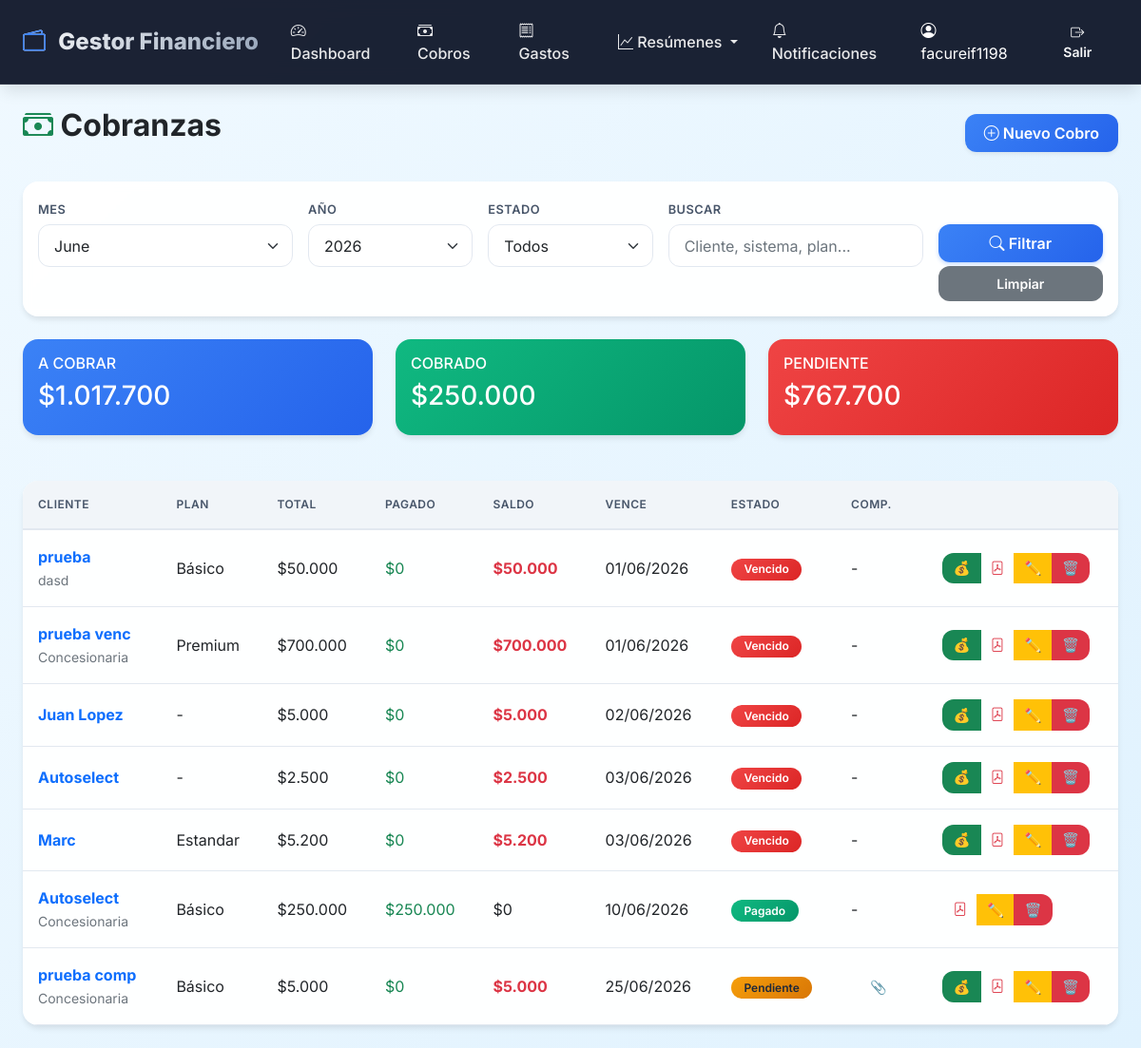
Page /cobros/ (signed in) on the committed database.
### finances/models.py (models this page shows, shortened)
class Cobro(models.Model):
    ESTADO_CHOICES = [
        ('pendiente', 'Pendiente'),
        ('pagado', 'Pagado'),
        ('parcial', 'Pago Parcial'),
        ('vencido', 'Vencido'),
        ('cancelado', 'Cancelado'),
    ]
    FORMA_PAGO_CHOICES = [
        ('transferencia', 'Transferencia'),
        ('efectivo', 'Efectivo'),
        ('cheque', 'Cheque'),
        ('debito_automatico', 'Débito Automático'),
        ('otro', 'Otro'),
    ]
    PERIODICIDAD_CHOICES = [
        ('unico', 'Único'),
        ('semanal', 'Semanal'),
        ('quincenal', 'Quincenal'),
        ('mensual', 'Mensual'),
        ('bimestral', 'Bimestral'),
        ('trimestral', 'Trimestral'),
        ('semestral', 'Semestral'),
        ('anual', 'Anual'),
    ]
    usuario = models.ForeignKey(User, on_delete=models.CASCADE, null=True, blank=True)
    nombre_cliente = models.CharField(max_length=200, verbose_name='Cliente/Empresa')
    cliente = models.ForeignKey(Cliente, on_delete=models.SET_NULL, null=True, blank=True,
                           verbose_name='Cliente (opcional)', related_name='cobros')
    sistema = models.CharField(max_length=200, blank=True, verbose_name='Sistema',
                               help_text='Ej: Sistema de Concesionaria')
    plan = models.CharField(max_length=100, blank=True, verbose_name='Plan',
                           help_text='Ej: Básico, Premium')
    monto_total = models.DecimalField(max_digits=12, decimal_places=2, verbose_name='Monto a cobrar')
    monto_pagado = models.DecimalField(max_digits=12, decimal_places=2, default=0, verbose_name='Monto pagado')
    saldo = models.DecimalField(max_digits=12, decimal_places=2, default=0, verbose_name='Saldo pendiente')
    fecha_emision = models.DateField(default=timezone.now, verbose_name='Fecha de emisión')
    fecha_vencimiento = models.DateField(verbose_name='Fecha de vencimiento')
    fecha_pago = models.DateField(null=True, blank=True, verbose_name='Fecha de pago')
    estado = models.CharField(max_length=15, choices=ESTADO_CHOICES, default='pendiente')
    forma_pago = models.CharField(max_length=20, choices=FORMA_PAGO_CHOICES, default='transferencia')
    comprobante = models.FileField(upload_to='comprobantes/%Y/%m/', null=True, blank=True,
                                   verbose_name='Comprobante')
    es_recurrente = models.BooleanField(default=True, verbose_name='Es recurrente')
    periodicidad = models.CharField(max_length=20, choices=PERIODICIDAD_CHOICES, default='mensual')
    observaciones = models.TextField(blank=True)
    creado = models.DateTimeField(auto_now_add=True)
    actualizado = models.DateTimeField(auto_now=True)
    meses_a_generar = models.IntegerField(default=1, verbose_name='Meses a generar',
                                         help_text='Cantidad de meses a generar por adelantado')
    ajuste_precio_cada = models.IntegerField(default=0, verbose_name='Ajuste de precio cada N meses',
                                            help_text='0 = sin ajuste, 3 = cada 3 meses')
    porcentaje_ajuste = models.DecimalField(max_digits=5, decimal_places=2, default=0,
                                           verbose_name='% de ajuste',
                                           help_text='Porcentaje de aumento (ej: 10 para 10%)')
    class Meta:
        ordering = ['-fecha_vencimiento']
        verbose_name = 'Cobro'
        verbose_name_plural = 'Cobros'

### finances/views.py (the view)
# urls.py: path('cobros/', views.lista_cobros, name='lista_cobros'),
@login_required
def lista_cobros(request):
    actualizar_cobros_vencidos()
    hoy = hoy_local()
    mes = request.GET.get('mes', hoy.month)
    año = request.GET.get('año', hoy.year)
    estado = request.GET.get('estado', '')
    buscar = request.GET.get('buscar', '')
    cobros = Cobro.objects.filter(usuario=request.user)
    if mes:
        mes = int(mes)
        if año:
            año = int(año)
            cobros = cobros.filter(fecha_vencimiento__month=mes, fecha_vencimiento__year=año)
    elif año:
        año = int(año)
        cobros = cobros.filter(fecha_vencimiento__year=año)
    if estado:
        cobros = cobros.filter(estado=estado)
    if buscar:
        cobros = cobros.filter(
            Q(nombre_cliente__icontains=buscar) |
            Q(sistema__icontains=buscar) |
            Q(plan__icontains=buscar)
        )
    cobros = cobros.order_by('fecha_vencimiento')
    totales = cobros.aggregate(
        total=Sum('monto_total'),
        pagado=Sum('monto_pagado'),
        pendiente=Sum('saldo')
    )
    context = {
        'cobros': cobros,
        'totales': totales,
        'meses': [(i, calendar.month_name[i]) for i in range(1, 13)],
        'años': range(2024, hoy.year + 2),
        'filtros': {
            'mes': int(mes) if mes else '',
            'año': int(año) if año else '',
            'estado': estado,
            'buscar': buscar,
        },
    }
    return render(request, 'finances/lista_cobros.html', context)

### finances/templates/finances/lista_cobros.html (shortened to what this page needs)
{% extends 'finances/base.html' %}
{% load humanize %}
{% block content %}
<div class="d-flex justify-content-between align-items-center mb-4">
    <div>
        <h2 class="fw-bold mb-0">
            <i class="bi bi-cash-stack text-success"></i> Cobranzas
        </h2>
    </div>
    <a href="{% url 'crear_cobro' %}" class="btn btn-primary shadow-sm">
        <i class="bi bi-plus-circle"></i> Nuevo Cobro
    </a>
</div>
<div class="card mb-4">
    <div class="card-body">
        <form method="GET" class="row g-3">
            <div class="col-md-3">
                <label class="form-label">Mes</label>
                <select name="mes" class="form-select">
                    {% for num, nombre in meses %}
                    <option value="{{ num }}" {% if filtros.mes == num %}selected{% endif %}>{{ nombre }}</option>
                    {% endfor %}
                </select>
            </div>
            <div class="col-md-2">
                <label class="form-label">Año</label>
                <select name="año" class="form-select">
                    {% for año in años %}
                    <option value="{{ año }}" {% if filtros.año == año %}selected{% endif %}>{{ año }}</option>
                    {% endfor %}
                </select>
            </div>
            <div class="col-md-2">
                <label class="form-label">Estado</label>
                <select name="estado" class="form-select">
                    <option value="">Todos</option>
                </select>
            </div>
            <div class="col-md-3">
                <label class="form-label">Buscar</label>
                <input type="text" name="buscar" class="form-control"
                       value="{{ filtros.buscar }}" placeholder="Cliente, sistema, plan...">
            </div>
            <div class="col-md-2">
                <label class="form-label">&nbsp;</label>
                <div class="d-grid gap-1">
                    <button type="submit" class="btn btn-primary">
                        <i class="bi bi-search"></i> Filtrar
                    </button>
                    <a href="{% url 'lista_cobros' %}" class="btn btn-secondary btn-sm">Limpiar</a>
                </div>
            </div>
        </form>
    </div>
</div>
<div class="row g-4 mb-4">
    <div class="col-md-4">
        <div class="card text-white" style="background: linear-gradient(135deg, #3b82f6, #2563eb);">
            <div class="card-body">
                <h6>A COBRAR</h6>
                <h3>${{ totales.total|default:0|floatformat:0|intcomma }}</h3>
            </div>
        </div>
    </div>
    <div class="col-md-4">
        <div class="card text-white" style="background: linear-gradient(135deg, #10b981, #059669);">
            <div class="card-body">
                <h6>COBRADO</h6>
                <h3>${{ totales.pagado|default:0|floatformat:0|intcomma }}</h3>
            </div>
        </div>
    </div>
    <div class="col-md-4">
        <div class="card text-white" style="background: linear-gradient(135deg, #ef4444, #dc2626);">
            <div class="card-body">
                <h6>PENDIENTE</h6>
                <h3>${{ totales.pendiente|default:0|floatformat:0|intcomma }}</h3>
            </div>
        </div>
    </div>
</div>
<div class="card">
    <div class="card-body p-0">
        <div class="table-responsive">
            <table class="table table-hover mb-0">
                <thead>
                    <tr>
                        <th>Cliente</th>
                        <th>Plan</th>
                        <th>Total</th>
                        <th>Pagado</th>
                        <th>Saldo</th>
                        <th>Vence</th>
                        <th>Estado</th>
                        <th>Comp.</th>
                        <th></th>
                    </tr>
                </thead>
                <tbody>
                    {% for cobro in cobros %}
                    <tr>
                        <td>
                            <a href="{% url 'historial_cliente' cobro.nombre_cliente %}" class="text-decoration-none fw-bold">
                                {{ cobro.nombre_cliente }}
                            </a>
                            <br><small class="text-muted">{{ cobro.sistema }}</small>
                        </td>
                        <td>{{ cobro.plan|default:"-" }}</td>
                        <td>${{ cobro.monto_total|floatformat:0|intcomma }}</td>
                        <td class="text-success">${{ cobro.monto_pagado|floatformat:0|intcomma }}</td>
                        <td class="{% if cobro.saldo > 0 %}text-danger fw-bold{% endif %}">
                            ${{ cobro.saldo|floatformat:0|intcomma }}
                        </td>
                        <td>{{ cobro.fecha_vencimiento|date:"d/m/Y" }}</td>
                        <td>
                            {% if cobro.estado == 'pagado' %}<span class="badge bg-success">Pagado</span>
                            {% elif cobro.estado == 'pendiente' %}<span class="badge bg-warning text-dark">Pendiente</span>
                            {% elif cobro.estado == 'parcial' %}<span class="badge bg-info">Parcial</span>
                            {% elif cobro.estado == 'vencido' %}<span class="badge bg-danger">Vencido</span>{% endif %}
                        </td>
                        <td>
                            {% if cobro.comprobante %}
                                <a href="{{ cobro.comprobante.url }}" target="_blank" class="btn btn-sm btn-outline-info">📎</a>
                            {% else %}-{% endif %}
                        </td>
                        <td>
                            <div class="btn-group">
                                {% if cobro.saldo > 0 %}
                                <a href="{% url 'registrar_pago' cobro.id %}" class="btn btn-sm btn-success" title="Registrar pago">💰</a>
                                {% endif %}
                                <a href="{% url 'comprobante_pdf' cobro.id %}" class="btn btn-sm btn-outline-danger" title="Descargar comprobante PDF">
                                    <i class="bi bi-file-pdf"></i>
                                </a>
                                <a href="{% url 'editar_cobro' cobro.id %}" class="btn btn-sm btn-warning" title="Editar">✏️</a>
                                <a href="{% url 'eliminar_cobro' cobro.id %}" class="btn btn-sm btn-danger" title="Eliminar"
                                onclick="return confirm('¿Eliminar?')">🗑️</a>
                            </div>
                        </td>
                    </tr>
                    {% endfor %}
                </tbody>
            </table>
        </div>
    </div>
</div>
{% endblock %}

### finances/templates/finances/base.html (shortened to what this page needs)
<!DOCTYPE html>
<html lang="es">
<head>
    <link href="https://cdn.jsdelivr.net/npm/bootstrap@5.1.3/dist/css/bootstrap.min.css" rel="stylesheet">
    <link rel="stylesheet" href="https://cdn.jsdelivr.net/npm/bootstrap-icons@1.8.1/font/bootstrap-icons.css">
</head>
<body>
    <nav class="navbar navbar-expand-lg navbar-dark mb-4">
        <div class="container">
            <a class="navbar-brand" href="{% url 'dashboard' %}">
                <i class="bi bi-wallet2"></i> Gestor Financiero
            </a>
            <div class="collapse navbar-collapse" id="navbarNav">
                <ul class="navbar-nav me-auto">
                    <li class="nav-item">
                        <a class="nav-link" href="{% url 'dashboard' %}">
                            <i class="bi bi-speedometer2"></i> Dashboard
                        </a>
                    </li>
                    <li class="nav-item">
                        <a class="nav-link" href="{% url 'lista_cobros' %}">
                            <i class="bi bi-cash-stack"></i> Cobros
                        </a>
                    </li>
                    <li class="nav-item">
                        <a class="nav-link" href="{% url 'lista_gastos' %}">
                            <i class="bi bi-receipt"></i> Gastos
                        </a>
                    </li>
                    <li class="nav-item dropdown">
                        <a class="nav-link dropdown-toggle" href="#" data-bs-toggle="dropdown">
                            <i class="bi bi-graph-up"></i> Resúmenes
                        </a>
                    </li>
                    <li class="nav-item">
                        <a class="nav-link" href="{% url 'notificaciones' %}">
                            <i class="bi bi-bell"></i> Notificaciones
                        </a>
                    </li>
                </ul>
                <div class="d-none d-lg-flex align-items-center ms-3">
                    <span class="text-white me-3">
                        <i class="bi bi-person-circle"></i> {{ user.username }}
                    </span>
                    <a href="{% url 'logout' %}" class="btn btn-outline-light btn-sm">
                        <i class="bi bi-box-arrow-right"></i> Salir
                    </a>
                </div>
            </div>
        </div>
    </nav>
    <div class="container">
        {% block content %}{% endblock %}
    </div>
</body>
</html>

### rows in the picture
Cobro: nombre_cliente "prueba", sistema "dasd", plan "Básico", monto_total "50.000", monto_pagado "0", saldo "50.000", fecha_vencimiento "01/06/2026", estado "Vencido"
Cobro: nombre_cliente "prueba venc", sistema "Concesionaria", plan "Premium", monto_total "700.000", monto_pagado "0", saldo "700.000", fecha_vencimiento "01/06/2026", estado "Vencido"
Cobro: nombre_cliente "Juan Lopez", plan "-", monto_total "5.000", monto_pagado "0", saldo "5.000", fecha_vencimiento "02/06/2026", estado "Vencido"
Cobro: nombre_cliente "Autoselect", plan "-", monto_total "2.500", monto_pagado "0", saldo "2.500", fecha_vencimiento "03/06/2026", estado "Vencido"
Cobro: nombre_cliente "Marc", plan "Estandar", monto_total "5.200", monto_pagado "0", saldo "5.200", fecha_vencimiento "03/06/2026", estado "Vencido"
Cobro: nombre_cliente "Autoselect", sistema "Concesionaria", plan "Básico", monto_total "250.000", monto_pagado "250.000", saldo "0", fecha_vencimiento "10/06/2026", estado "Pagado"
Cobro: nombre_cliente "prueba comp", sistema "Concesionaria", plan "Básico", monto_total "5.000", monto_pagado "0", saldo "5.000", fecha_vencimiento "25/06/2026", estado "Pendiente"

### other values in the picture
{{ user.username }} "facureif1198"
{{ totales.total|default:0|floatformat:0|intcomma }} "1.017.700"
{{ totales.pagado|default:0|floatformat:0|intcomma }} "250.000"
{{ totales.pendiente|default:0|floatformat:0|intcomma }} "767.700"
form field mes "June"
form field año "2026"
